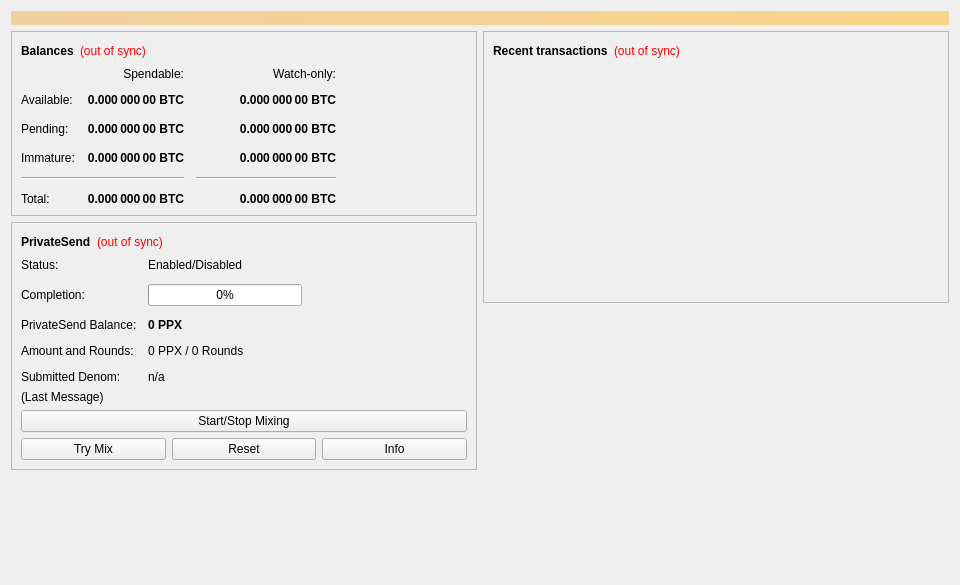
<?xml version="1.0" encoding="UTF-8"?>
<ui version="4.0">
 <class>OverviewPage</class>
 <widget class="QWidget" name="OverviewPage">
  <property name="geometry">
   <rect>
    <x>0</x>
    <y>0</y>
    <width>960</width>
    <height>585</height>
   </rect>
  </property>
  <property name="minimumSize">
   <size>
    <width>960</width>
    <height>0</height>
   </size>
  </property>
  <property name="windowTitle">
   <string>Form</string>
  </property>
  <layout class="QVBoxLayout" name="topLayout">
   <item>
    <widget class="QLabel" name="labelAlerts">
     <property name="visible">
      <bool>false</bool>
     </property>
     <property name="styleSheet">
      <string notr="true">background-color: qlineargradient(x1: 0, y1: 0, x2: 1, y2: 0, stop:0 #F0D0A0, stop:1 #F8D488); color:#000000;</string>
     </property>
     <property name="wordWrap">
      <bool>true</bool>
     </property>
     <property name="margin">
      <number>3</number>
     </property>
    </widget>
   </item>
   <item>
    <layout class="QHBoxLayout" name="horizontalLayout" stretch="1,1">
     <item>
      <layout class="QVBoxLayout" name="verticalLayout_2">
       <item>
        <widget class="QFrame" name="frame">
         <property name="frameShape">
          <enum>QFrame::StyledPanel</enum>
         </property>
         <property name="frameShadow">
          <enum>QFrame::Raised</enum>
         </property>
         <layout class="QVBoxLayout" name="verticalLayout_4">
          <item>
           <layout class="QHBoxLayout" name="horizontalLayout_4">
            <item>
             <widget class="QLabel" name="label_5">
              <property name="font">
               <font>
                <weight>75</weight>
                <bold>true</bold>
               </font>
              </property>
              <property name="text">
               <string>Balances</string>
              </property>
             </widget>
            </item>
            <item>
             <widget class="QLabel" name="labelWalletStatus">
              <property name="toolTip">
               <string>The displayed information may be out of date. Your wallet automatically synchronizes with the PlatoPay network after a connection is established, but this process has not completed yet.</string>
              </property>
              <property name="styleSheet">
               <string notr="true">QLabel { color: red; }</string>
              </property>
              <property name="text">
               <string notr="true">(out of sync)</string>
              </property>
              <property name="alignment">
               <set>Qt::AlignLeading|Qt::AlignLeft|Qt::AlignVCenter</set>
              </property>
             </widget>
            </item>
            <item>
             <spacer name="horizontalSpacer_3">
              <property name="orientation">
               <enum>Qt::Horizontal</enum>
              </property>
              <property name="sizeHint" stdset="0">
               <size>
                <width>40</width>
                <height>20</height>
               </size>
              </property>
             </spacer>
            </item>
           </layout>
          </item>
          <item>
           <layout class="QGridLayout" name="gridLayout">
            <property name="spacing">
             <number>12</number>
            </property>
            <item row="2" column="2">
             <widget class="QLabel" name="labelWatchPending">
              <property name="font">
               <font>
                <weight>75</weight>
                <bold>true</bold>
               </font>
              </property>
              <property name="cursor">
               <cursorShape>IBeamCursor</cursorShape>
              </property>
              <property name="toolTip">
               <string>Unconfirmed transactions to watch-only addresses</string>
              </property>
              <property name="text">
               <string notr="true">0.000 000 00 BTC</string>
              </property>
              <property name="alignment">
               <set>Qt::AlignRight|Qt::AlignTrailing|Qt::AlignVCenter</set>
              </property>
              <property name="textInteractionFlags">
               <set>Qt::LinksAccessibleByMouse|Qt::TextSelectableByKeyboard|Qt::TextSelectableByMouse</set>
              </property>
             </widget>
            </item>
            <item row="2" column="1">
             <widget class="QLabel" name="labelUnconfirmed">
              <property name="font">
               <font>
                <weight>75</weight>
                <bold>true</bold>
               </font>
              </property>
              <property name="cursor">
               <cursorShape>IBeamCursor</cursorShape>
              </property>
              <property name="toolTip">
               <string>Total of transactions that have yet to be confirmed, and do not yet count toward the spendable balance</string>
              </property>
              <property name="text">
               <string notr="true">0.000 000 00 BTC</string>
              </property>
              <property name="alignment">
               <set>Qt::AlignRight|Qt::AlignTrailing|Qt::AlignVCenter</set>
              </property>
              <property name="textInteractionFlags">
               <set>Qt::LinksAccessibleByMouse|Qt::TextSelectableByKeyboard|Qt::TextSelectableByMouse</set>
              </property>
             </widget>
            </item>
            <item row="3" column="2">
             <widget class="QLabel" name="labelWatchImmature">
              <property name="font">
               <font>
                <weight>75</weight>
                <bold>true</bold>
               </font>
              </property>
              <property name="cursor">
               <cursorShape>IBeamCursor</cursorShape>
              </property>
              <property name="toolTip">
               <string>Mined balance in watch-only addresses that has not yet matured</string>
              </property>
              <property name="text">
               <string notr="true">0.000 000 00 BTC</string>
              </property>
              <property name="alignment">
               <set>Qt::AlignRight|Qt::AlignTrailing|Qt::AlignVCenter</set>
              </property>
              <property name="textInteractionFlags">
               <set>Qt::LinksAccessibleByMouse|Qt::TextSelectableByKeyboard|Qt::TextSelectableByMouse</set>
              </property>
             </widget>
            </item>
            <item row="4" column="0" colspan="2">
             <widget class="Line" name="lineSpendableBalance">
              <property name="orientation">
               <enum>Qt::Horizontal</enum>
              </property>
             </widget>
            </item>
            <item row="4" column="2">
             <widget class="Line" name="lineWatchBalance">
              <property name="sizePolicy">
               <sizepolicy hsizetype="Preferred" vsizetype="Fixed">
                <horstretch>0</horstretch>
                <verstretch>0</verstretch>
               </sizepolicy>
              </property>
              <property name="minimumSize">
               <size>
                <width>140</width>
                <height>0</height>
               </size>
              </property>
              <property name="orientation">
               <enum>Qt::Horizontal</enum>
              </property>
             </widget>
            </item>
            <item row="5" column="0">
             <widget class="QLabel" name="labelTotalText">
              <property name="text">
               <string>Total:</string>
              </property>
             </widget>
            </item>
            <item row="3" column="1">
             <widget class="QLabel" name="labelImmature">
              <property name="font">
               <font>
                <weight>75</weight>
                <bold>true</bold>
               </font>
              </property>
              <property name="cursor">
               <cursorShape>IBeamCursor</cursorShape>
              </property>
              <property name="toolTip">
               <string>Mined balance that has not yet matured</string>
              </property>
              <property name="text">
               <string notr="true">0.000 000 00 BTC</string>
              </property>
              <property name="alignment">
               <set>Qt::AlignRight|Qt::AlignTrailing|Qt::AlignVCenter</set>
              </property>
              <property name="textInteractionFlags">
               <set>Qt::LinksAccessibleByMouse|Qt::TextSelectableByKeyboard|Qt::TextSelectableByMouse</set>
              </property>
             </widget>
            </item>
            <item row="2" column="3">
             <spacer name="horizontalSpacer_2">
              <property name="orientation">
               <enum>Qt::Horizontal</enum>
              </property>
              <property name="sizeHint" stdset="0">
               <size>
                <width>40</width>
                <height>20</height>
               </size>
              </property>
             </spacer>
            </item>
            <item row="3" column="0">
             <widget class="QLabel" name="labelImmatureText">
              <property name="text">
               <string>Immature:</string>
              </property>
             </widget>
            </item>
            <item row="5" column="1">
             <widget class="QLabel" name="labelTotal">
              <property name="font">
               <font>
                <weight>75</weight>
                <bold>true</bold>
               </font>
              </property>
              <property name="cursor">
               <cursorShape>IBeamCursor</cursorShape>
              </property>
              <property name="toolTip">
               <string>Your current total balance</string>
              </property>
              <property name="text">
               <string notr="true">0.000 000 00 BTC</string>
              </property>
              <property name="alignment">
               <set>Qt::AlignRight|Qt::AlignTrailing|Qt::AlignVCenter</set>
              </property>
              <property name="textInteractionFlags">
               <set>Qt::LinksAccessibleByMouse|Qt::TextSelectableByKeyboard|Qt::TextSelectableByMouse</set>
              </property>
             </widget>
            </item>
            <item row="5" column="2">
             <widget class="QLabel" name="labelWatchTotal">
              <property name="font">
               <font>
                <weight>75</weight>
                <bold>true</bold>
               </font>
              </property>
              <property name="cursor">
               <cursorShape>IBeamCursor</cursorShape>
              </property>
              <property name="toolTip">
               <string>Current total balance in watch-only addresses</string>
              </property>
              <property name="text">
               <string notr="true">0.000 000 00 BTC</string>
              </property>
              <property name="alignment">
               <set>Qt::AlignRight|Qt::AlignTrailing|Qt::AlignVCenter</set>
              </property>
              <property name="textInteractionFlags">
               <set>Qt::LinksAccessibleByMouse|Qt::TextSelectableByKeyboard|Qt::TextSelectableByMouse</set>
              </property>
             </widget>
            </item>
            <item row="0" column="2">
             <widget class="QLabel" name="labelWatchonly">
              <property name="text">
               <string>Watch-only:</string>
              </property>
              <property name="alignment">
               <set>Qt::AlignRight|Qt::AlignTrailing|Qt::AlignVCenter</set>
              </property>
             </widget>
            </item>
            <item row="1" column="0">
             <widget class="QLabel" name="labelBalanceText">
              <property name="text">
               <string>Available:</string>
              </property>
             </widget>
            </item>
            <item row="1" column="1">
             <widget class="QLabel" name="labelBalance">
              <property name="font">
               <font>
                <weight>75</weight>
                <bold>true</bold>
               </font>
              </property>
              <property name="cursor">
               <cursorShape>IBeamCursor</cursorShape>
              </property>
              <property name="toolTip">
               <string>Your current spendable balance</string>
              </property>
              <property name="text">
               <string notr="true">0.000 000 00 BTC</string>
              </property>
              <property name="alignment">
               <set>Qt::AlignRight|Qt::AlignTrailing|Qt::AlignVCenter</set>
              </property>
              <property name="textInteractionFlags">
               <set>Qt::LinksAccessibleByMouse|Qt::TextSelectableByKeyboard|Qt::TextSelectableByMouse</set>
              </property>
             </widget>
            </item>
            <item row="1" column="2">
             <widget class="QLabel" name="labelWatchAvailable">
              <property name="font">
               <font>
                <weight>75</weight>
                <bold>true</bold>
               </font>
              </property>
              <property name="cursor">
               <cursorShape>IBeamCursor</cursorShape>
              </property>
              <property name="toolTip">
               <string>Your current balance in watch-only addresses</string>
              </property>
              <property name="text">
               <string notr="true">0.000 000 00 BTC</string>
              </property>
              <property name="alignment">
               <set>Qt::AlignRight|Qt::AlignTrailing|Qt::AlignVCenter</set>
              </property>
              <property name="textInteractionFlags">
               <set>Qt::LinksAccessibleByMouse|Qt::TextSelectableByKeyboard|Qt::TextSelectableByMouse</set>
              </property>
             </widget>
            </item>
            <item row="2" column="0">
             <widget class="QLabel" name="labelPendingText">
              <property name="text">
               <string>Pending:</string>
              </property>
             </widget>
            </item>
            <item row="0" column="1">
             <widget class="QLabel" name="labelSpendable">
              <property name="text">
               <string>Spendable:</string>
              </property>
              <property name="alignment">
               <set>Qt::AlignRight|Qt::AlignTrailing|Qt::AlignVCenter</set>
              </property>
             </widget>
            </item>
           </layout>
          </item>
         </layout>
        </widget>
       </item>
       <item>
        <widget class="QFrame" name="framePrivateSend">
         <property name="layoutDirection">
          <enum>Qt::LeftToRight</enum>
         </property>
         <property name="frameShape">
          <enum>QFrame::StyledPanel</enum>
         </property>
         <property name="frameShadow">
          <enum>QFrame::Raised</enum>
         </property>
         <layout class="QVBoxLayout" name="VerticalLayout_PS1">
          <item>
           <layout class="QHBoxLayout" name="horizontalLayout_5">
            <item>
             <widget class="QLabel" name="labelPrivateSendHeader">
              <property name="font">
               <font>
                <weight>75</weight>
                <bold>true</bold>
               </font>
              </property>
              <property name="text">
               <string>PrivateSend</string>
              </property>
             </widget>
            </item>
            <item>
             <widget class="QLabel" name="labelPrivateSendSyncStatus">
              <property name="toolTip">
               <string>The displayed information may be out of date. Your wallet automatically synchronizes with the PlatoPay network after a connection is established, but this process has not completed yet.</string>
              </property>
              <property name="styleSheet">
               <string notr="true">QLabel { color: red; }</string>
              </property>
              <property name="text">
               <string notr="true">(out of sync)</string>
              </property>
              <property name="alignment">
               <set>Qt::AlignLeading|Qt::AlignLeft|Qt::AlignVCenter</set>
              </property>
             </widget>
            </item>
            <item>
             <spacer name="horizontalSpacer_4">
              <property name="orientation">
               <enum>Qt::Horizontal</enum>
              </property>
              <property name="sizeHint" stdset="0">
               <size>
                <width>40</width>
                <height>20</height>
               </size>
              </property>
             </spacer>
            </item>
           </layout>
          </item>
          <item>
           <layout class="QFormLayout" name="privateSendFormLayout">
            <property name="fieldGrowthPolicy">
             <enum>QFormLayout::AllNonFixedFieldsGrow</enum>
            </property>
            <property name="horizontalSpacing">
             <number>11</number>
            </property>
            <property name="verticalSpacing">
             <number>12</number>
            </property>
            <item row="0" column="0">
             <widget class="QLabel" name="labelPrivateSendEnabledText">
              <property name="text">
               <string>Status:</string>
              </property>
             </widget>
            </item>
            <item row="0" column="1">
             <widget class="QLabel" name="labelPrivateSendEnabled">
              <property name="text">
               <string>Enabled/Disabled</string>
              </property>
             </widget>
            </item>
            <item row="1" column="0">
             <widget class="QLabel" name="labelCompletitionText">
              <property name="text">
               <string>Completion:</string>
              </property>
             </widget>
            </item>
            <item row="1" column="1">
             <widget class="QProgressBar" name="privateSendProgress">
              <property name="maximumSize">
               <size>
                <width>154</width>
                <height>16777215</height>
               </size>
              </property>
              <property name="value">
               <number>0</number>
              </property>
             </widget>
            </item>
            <item row="2" column="0">
             <widget class="QLabel" name="labelAnonymizedText">
              <property name="text">
               <string>PrivateSend Balance:</string>
              </property>
             </widget>
            </item>
            <item row="2" column="1">
             <widget class="QLabel" name="labelAnonymized">
              <property name="font">
               <font>
                <weight>75</weight>
                <bold>true</bold>
               </font>
              </property>
              <property name="text">
               <string notr="true">0 PPX</string>
              </property>
             </widget>
            </item>
            <item row="3" column="0">
             <widget class="QLabel" name="labelAmountAndRoundsText">
              <property name="text">
               <string>Amount and Rounds:</string>
              </property>
             </widget>
            </item>
            <item row="3" column="1">
             <widget class="QLabel" name="labelAmountRounds">
              <property name="text">
               <string>0 PPX / 0 Rounds</string>
              </property>
             </widget>
            </item>
            <item row="4" column="0">
             <widget class="QLabel" name="labelSubmittedDenomText">
              <property name="text">
               <string>Submitted Denom:</string>
              </property>
             </widget>
            </item>
            <item row="4" column="1">
             <widget class="QLabel" name="labelSubmittedDenom">
              <property name="toolTip">
               <string>The denominations you submitted to the Masternode.&lt;br&gt;To mix, other users must submit the exact same denominations.</string>
              </property>
              <property name="text">
               <string>n/a</string>
              </property>
             </widget>
            </item>
           </layout>
          </item>
          <item>
           <layout class="QVBoxLayout" name="VerticalLayout_PS">
            <item>
             <widget class="QLabel" name="labelPrivateSendLastMessage">
              <property name="text">
               <string>(Last Message)</string>
              </property>
              <property name="alignment">
               <set>Qt::AlignLeading|Qt::AlignLeft|Qt::AlignTop</set>
              </property>
              <property name="wordWrap">
               <bool>true</bool>
              </property>
             </widget>
            </item>
            <item>
             <widget class="QPushButton" name="togglePrivateSend">
              <property name="sizePolicy">
               <sizepolicy hsizetype="MinimumExpanding" vsizetype="Fixed">
                <horstretch>0</horstretch>
                <verstretch>0</verstretch>
               </sizepolicy>
              </property>
              <property name="text">
               <string>Start/Stop Mixing</string>
              </property>
             </widget>
            </item>
            <item>
             <layout class="QHBoxLayout" name="horizontalLayout_debugbuttons">
              <item>
               <widget class="QPushButton" name="privateSendAuto">
                <property name="sizePolicy">
                 <sizepolicy hsizetype="MinimumExpanding" vsizetype="Fixed">
                  <horstretch>0</horstretch>
                  <verstretch>0</verstretch>
                 </sizepolicy>
                </property>
                <property name="toolTip">
                 <string>Try to manually submit a PrivateSend request.</string>
                </property>
                <property name="text">
                 <string>Try Mix</string>
                </property>
               </widget>
              </item>
              <item>
               <widget class="QPushButton" name="privateSendReset">
                <property name="sizePolicy">
                 <sizepolicy hsizetype="MinimumExpanding" vsizetype="Fixed">
                  <horstretch>0</horstretch>
                  <verstretch>0</verstretch>
                 </sizepolicy>
                </property>
                <property name="toolTip">
                 <string>Reset the current status of PrivateSend (can interrupt PrivateSend if it's in the process of Mixing, which can cost you money!)</string>
                </property>
                <property name="autoFillBackground">
                 <bool>false</bool>
                </property>
                <property name="text">
                 <string>Reset</string>
                </property>
               </widget>
              </item>
              <item>
               <widget class="QPushButton" name="privateSendInfo">
                <property name="sizePolicy">
                 <sizepolicy hsizetype="MinimumExpanding" vsizetype="Fixed">
                  <horstretch>0</horstretch>
                  <verstretch>0</verstretch>
                 </sizepolicy>
                </property>
                <property name="toolTip">
                 <string>Information about PrivateSend and Mixing</string>
                </property>
                <property name="text">
                 <string>Info</string>
                </property>
               </widget>
              </item>
             </layout>
            </item>
           </layout>
          </item>
         </layout>
        </widget>
       </item>
       <item>
        <spacer name="verticalSpacer">
         <property name="orientation">
          <enum>Qt::Vertical</enum>
         </property>
         <property name="sizeHint" stdset="0">
          <size>
           <width>20</width>
           <height>40</height>
          </size>
         </property>
        </spacer>
       </item>
      </layout>
     </item>
     <item>
      <layout class="QVBoxLayout" name="verticalLayout_3">
       <item>
        <widget class="QFrame" name="frame_2">
         <property name="frameShape">
          <enum>QFrame::StyledPanel</enum>
         </property>
         <property name="frameShadow">
          <enum>QFrame::Raised</enum>
         </property>
         <layout class="QVBoxLayout" name="verticalLayout">
          <item>
           <layout class="QHBoxLayout" name="horizontalLayout_2">
            <item>
             <widget class="QLabel" name="label_4">
              <property name="font">
               <font>
                <weight>75</weight>
                <bold>true</bold>
               </font>
              </property>
              <property name="text">
               <string>Recent transactions</string>
              </property>
             </widget>
            </item>
            <item>
             <widget class="QLabel" name="labelTransactionsStatus">
              <property name="toolTip">
               <string>The displayed information may be out of date. Your wallet automatically synchronizes with the PlatoPay network after a connection is established, but this process has not completed yet.</string>
              </property>
              <property name="styleSheet">
               <string notr="true">QLabel { color: red; }</string>
              </property>
              <property name="text">
               <string notr="true">(out of sync)</string>
              </property>
              <property name="alignment">
               <set>Qt::AlignLeading|Qt::AlignLeft|Qt::AlignVCenter</set>
              </property>
             </widget>
            </item>
            <item>
             <spacer name="horizontalSpacer">
              <property name="orientation">
               <enum>Qt::Horizontal</enum>
              </property>
              <property name="sizeHint" stdset="0">
               <size>
                <width>40</width>
                <height>20</height>
               </size>
              </property>
             </spacer>
            </item>
           </layout>
          </item>
          <item>
           <widget class="QListView" name="listTransactions">
            <property name="styleSheet">
             <string notr="true">QListView { background: transparent; }</string>
            </property>
            <property name="frameShape">
             <enum>QFrame::NoFrame</enum>
            </property>
            <property name="verticalScrollBarPolicy">
             <enum>Qt::ScrollBarAlwaysOff</enum>
            </property>
            <property name="horizontalScrollBarPolicy">
             <enum>Qt::ScrollBarAlwaysOff</enum>
            </property>
            <property name="selectionMode">
             <enum>QAbstractItemView::NoSelection</enum>
            </property>
           </widget>
          </item>
         </layout>
        </widget>
       </item>
       <item>
        <spacer name="verticalSpacer_2">
         <property name="orientation">
          <enum>Qt::Vertical</enum>
         </property>
         <property name="sizeHint" stdset="0">
          <size>
           <width>20</width>
           <height>40</height>
          </size>
         </property>
        </spacer>
       </item>
      </layout>
     </item>
    </layout>
   </item>
  </layout>
 </widget>
 <resources/>
 <connections/>
</ui>
